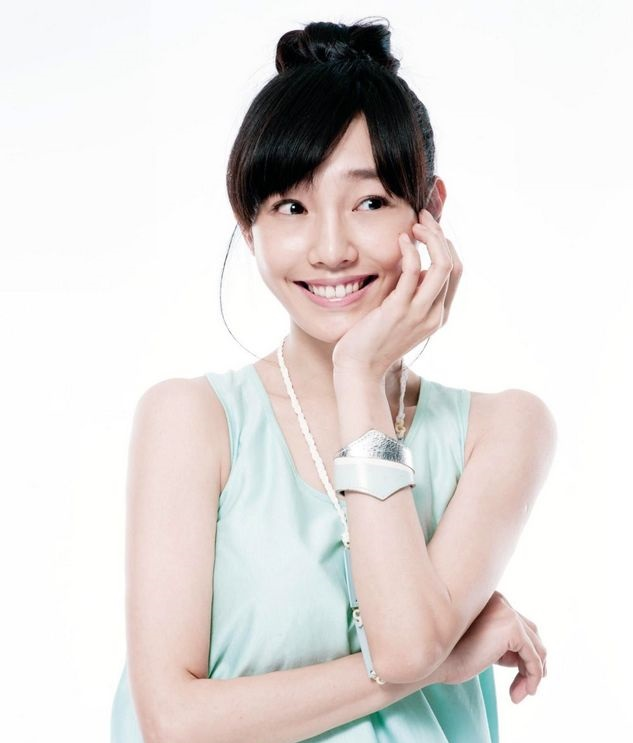
//> input picture TestConsole/image.jpg, 633 x 743 px
$ ./main   (built with g++ and OpenCV 4)
//> lines starting //> are read from the running program, lines starting //| are printed output that depends on the picture
#include <opencv2\core\core.hpp>
#include <opencv2\imgproc\imgproc.hpp>
#include <opencv2\opencv.hpp>
#include <iostream>
#include <math.h>
#include <stdio.h>
#include <vector>

using namespace std;
using namespace cv;

int main()
{
	CascadeClassifier face_cascade;
	CascadeClassifier smile_cascade;
	face_cascade.load("data/haarcascade_frontalface_alt.xml");
	smile_cascade.load("data/haarcascade_smile.xml");


	Mat srcImage;
	srcImage = imread("image.jpg");
//> srcImage is the input picture: 743 rows x 633 cols, CV_8UC3; mean B, G, R 218.8, 220.9, 225.8

	imshow("ss", srcImage);
	Mat dstImage = srcImage.clone();

	Mat grayImage;
	grayImage = imread("image.jpg");
	//grayImage.create(srcImage.size(), srcImage.type());
	cvtColor(srcImage, grayImage, CV_BGR2GRAY);
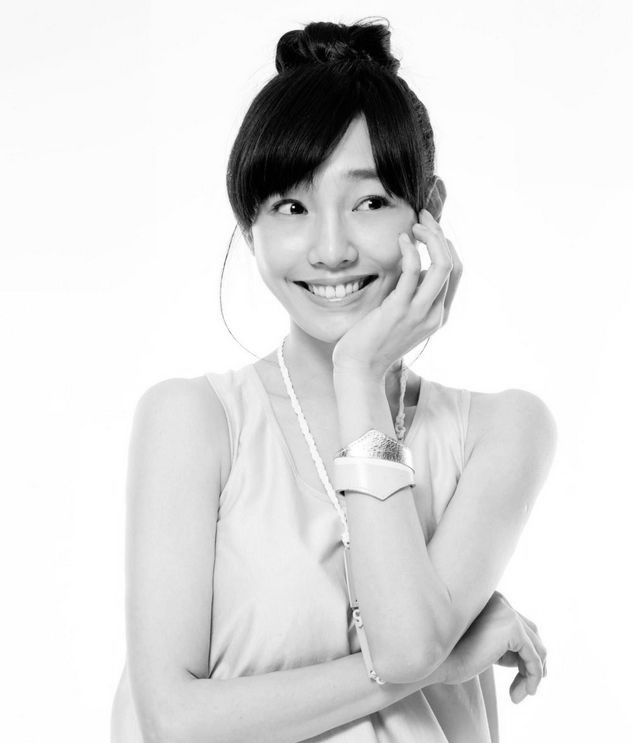
//> grayImage: 743 rows x 633 cols, CV_8UC1; min 0, max 255, mean 222.1
	//imshow("gray", grayImage);
	equalizeHist(grayImage, grayImage);
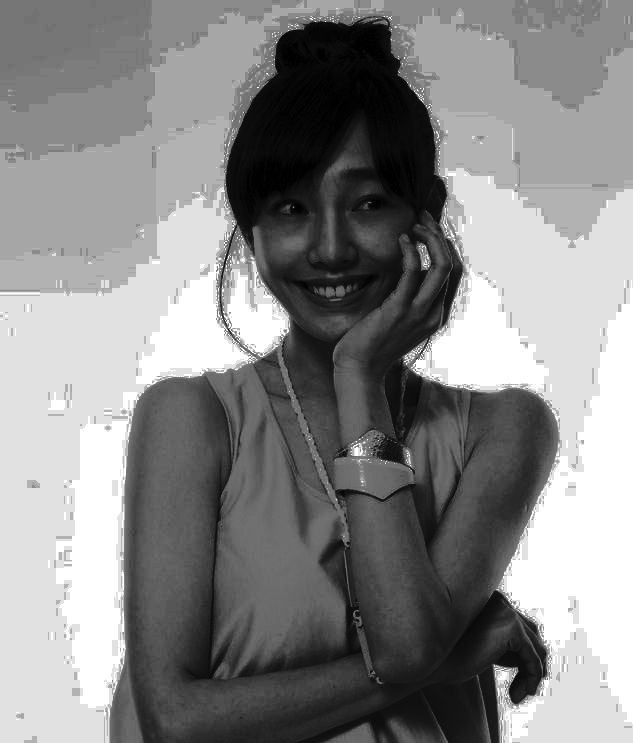
//> grayImage: 743 rows x 633 cols, CV_8UC1; min 0, max 255, mean 136
	//imshow("hist", grayImage);


	Scalar color = CV_RGB(255, 0, 0);
	vector<Rect>rect;
	face_cascade.detectMultiScale(grayImage, rect, 1.1, 3, 0,Size(30,30),Size(3000,3000));
//> rect = 1 Rect (x, y, width, height): [237, 134, 190, 190]


	for (int i = 0; i < rect.size(); i++)
	{

		Point center;
		int radius;
		center.x = cvRound((rect[i].x + rect[i].width * 0.5));
		center.y = cvRound((rect[i].y + rect[i].height * 0.5));

		radius = cvRound((rect[i].width + rect[i].height) * 0.25);
		circle(dstImage, center, radius, color[i % 7], 2);

		Mat faceRIO = dstImage;
		std::vector<Rect>smile;
		//smile_cascade.detectMultiScale(faceRIO, rect, 1.1, 3,0,Size(30,30));
		smile_cascade.detectMultiScale(faceRIO, smile, 1.1, 2, 0 | CV_HAAR_SCALE_IMAGE, Size(30, 30),Size(3000,3000));

		for (int j = 0; j < rect.size(); j++)
		{

//> (the run ends here: the program needs code that is not available in this run, at `Rect rect((rect[i].x + smile[j].x)*0.55, (rect[i].y + smile[j].y)*1.58..`)
